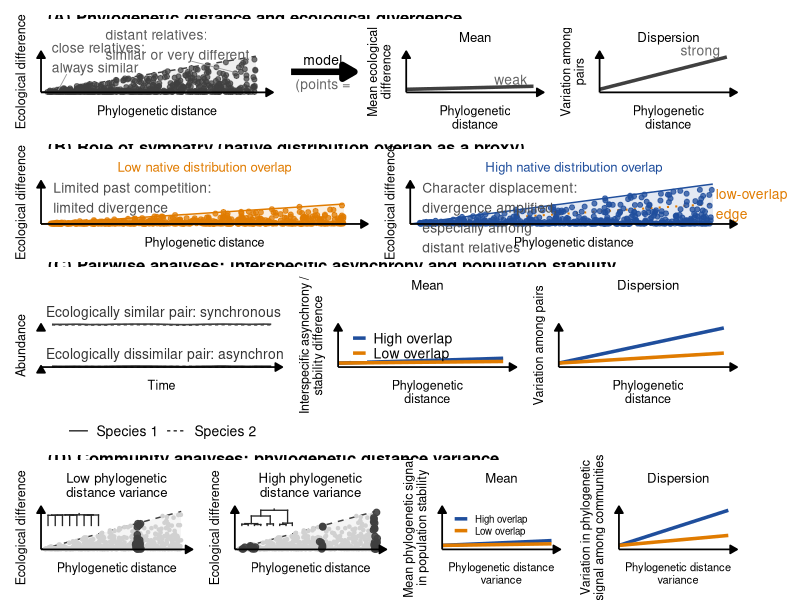

Reproduce this figure in R.
# Figure 1 (conceptual): triangle -> sympatry -> pairwise -> community
# Requires: ggplot2, patchwork, ape
library(ggplot2)
library(patchwork)
library(ape)

set.seed(11)
HI  <- "#1f4e9c"   # high native distribution overlap
LO  <- "#e07b00"   # low native distribution overlap
NEU <- "grey25"
NOTE_COL <- "grey40"

# ---------------------------------------------------------------- helpers ----
# Species pairs on a triangle: close relatives always similar,
# distant relatives can be similar or very different. `top` = upper-edge slope.
triangle <- function(n = NULL, top = 0.95, x = NULL, skew = 3) {
  if (is.null(x)) x <- runif(n, 0.03, 1)
  y <- x * top * runif(length(x))^skew + rnorm(length(x), 0, 0.012)
  data.frame(x = x, y = pmax(y, 0.01))
}

tri_poly <- function(top) data.frame(x = c(0, 1, 1), y = c(0, 0, top))

theme_concept <- function(base = 9) {
  theme_classic(base_size = base) +
    theme(axis.text = element_blank(), axis.ticks = element_blank(),
          axis.line = element_line(linewidth = 0.6,
                                   arrow = arrow(length = unit(2, "mm"), type = "closed")),
          plot.title = element_text(hjust = 0.5, size = base + 0.5),
          axis.title.x = element_text(margin = margin(t = 7)),
          axis.title.y = element_text(margin = margin(r = 7)),
          plot.margin = margin(4, 8, 4, 4))
}

lims <- list(scale_x_continuous(limits = c(0, 1.08), expand = c(0, 0)),
             scale_y_continuous(limits = c(0, 1.08), expand = c(0, 0)),
             coord_cartesian(clip = "off"))

row_title <- function(txt) {
  wrap_elements(grid::textGrob(txt, x = 0.01, hjust = 0,
                               gp = grid::gpar(fontface = "bold", fontsize = 12)))
}

# Rectangular, root-at-top drawing of an ultrametric tree as segments.
# Tips are aligned at `ybot`; a younger tree (smaller root depth) is shorter.
tree_segments <- function(tr, x0, w, ybot, hscale) {
  tr <- ladderize(tr)
  n <- Ntip(tr); depth <- node.depth.edgelength(tr); H <- max(depth)
  xpos <- numeric(n + tr$Nnode)
  tips_in_order <- tr$edge[tr$edge[, 2] <= n, 2]
  xpos[tips_in_order] <- seq_len(n)
  for (nd in rev(sort(unique(tr$edge[, 1])))) {          # children before parents
    ch <- tr$edge[tr$edge[, 1] == nd, 2]
    xpos[nd] <- mean(range(xpos[ch]))
  }
  X <- function(v) x0 + (v - 1) / (n - 1) * w
  Y <- function(d) ybot + (H - d) * hscale
  vert <- data.frame(x = X(xpos[tr$edge[, 2]]), xend = X(xpos[tr$edge[, 2]]),
                     y = Y(depth[tr$edge[, 1]]), yend = Y(depth[tr$edge[, 2]]))
  horiz <- do.call(rbind, lapply(unique(tr$edge[, 1]), function(nd) {
    ch <- tr$edge[tr$edge[, 1] == nd, 2]
    data.frame(x = X(min(xpos[ch])), xend = X(max(xpos[ch])),
               y = Y(depth[nd]), yend = Y(depth[nd]))
  }))
  root <- n + 1
  stem <- data.frame(x = X(xpos[root]), xend = X(xpos[root]),
                     y = Y(depth[root]), yend = Y(depth[root]) + 0.03)
  rbind(vert, horiz, stem)
}

# Two example communities (branch lengths in units where the species pool's root = 1).
# Low PD variance: near-star (very rapid radiation) -> all species almost equally related.
tree_low <- read.tree(text = paste0(
  "(((A:0.68,B:0.68):0.01,(C:0.68,(D:0.67,E:0.67):0.01):0.01):0.01,",
  "((F:0.68,G:0.68):0.01,H:0.69):0.01);"))
# High PD variance: deep split plus recent radiations -> close AND distant relatives.
tree_high <- read.tree(text = paste0(
  "((((A:0.08,B:0.08):0.04,(C:0.06,D:0.06):0.06):0.50,(E:0.10,F:0.10):0.52):0.38,",
  "((G:0.07,H:0.07):0.08,I:0.15):0.85);"))
pair_pd <- function(tr) { d <- cophenetic(tr); d[upper.tri(d)] / 2 }  # pool max = 1

# ======================================================= (A) the triangle ====
dA <- triangle(500, 0.95)
pA1 <- ggplot(dA, aes(x, y)) +
  geom_polygon(data = tri_poly(0.95), fill = NEU, alpha = 0.08) +
  annotate("segment", x = 0, y = 0, xend = 1, yend = 0.95, linetype = "dashed", colour = NEU) +
  geom_point(colour = NEU, alpha = 0.7, size = 1.4) +
  annotate("segment", x = 0.12, y = 0.48, xend = 0.08, yend = 0.06, colour = "grey60", linewidth = 0.3) +
  annotate("text", x = 0.05, y = 0.52, label = "close relatives:\nalways similar",
           hjust = 0, vjust = 0, size = 3.5, colour = "grey35") +
  annotate("segment", x = 0.7, y = 0.82, xend = 0.92, yend = 0.5, colour = "grey60", linewidth = 0.3) +
  annotate("text", x = 0.3, y = 0.86, label = "distant relatives:\nsimilar or very different",
           hjust = 0, vjust = 0, size = 3.5, colour = "grey35") +
  lims + labs(x = "Phylogenetic distance", y = "Ecological difference") + theme_concept()

pA2 <- ggplot() +
  annotate("segment", x = 0.05, xend = 0.95, y = 0.5, yend = 0.5, linewidth = 2.2,
           arrow = arrow(length = unit(3.5, "mm"), type = "closed")) +
  annotate("text", x = 0.5, y = 0.68, label = "Statistical\nmodel", size = 3.5, vjust = 0) +
  annotate("text", x = 0.5, y = 0.3, label = "(points =\nspecies pairs)", size = 3.5,
           colour = NOTE_COL, vjust = 1) +
  xlim(0, 1) + ylim(0, 1) + theme_void()

mini_line <- function(slope, ttl, ylab, tag) {
  ggplot() +
    annotate("segment", x = 0, xend = 1, y = 0.08, yend = 0.08 + slope,
             colour = NEU, linewidth = 1.2) +
    annotate("text", x = 0.95, y = 0.12 + slope, label = tag, hjust = 1, vjust = 0,
             size = 3.5, colour = NOTE_COL) +
    lims + labs(title = ttl, x = "Phylogenetic\ndistance", y = ylab) + theme_concept()
}
pA3 <- mini_line(0.08, "Mean", "Mean ecological\ndifference", "weak")
pA4 <- mini_line(0.85, "Dispersion", "Variation among\npairs", "strong")
rowA <- pA1 + pA2 + pA3 + pA4 + plot_layout(widths = c(1.35, 0.45, 0.8, 0.8))

# ================================================= (B) role of sympatry =====
dBl <- triangle(500, 0.5)
dBh <- triangle(500, 1.0)
pB1 <- ggplot(dBl, aes(x, y)) +
  geom_polygon(data = tri_poly(0.5), fill = LO, alpha = 0.12) +
  annotate("segment", x = 0, y = 0, xend = 1, yend = 0.5, colour = LO) +
  geom_point(colour = LO, alpha = 0.75, size = 1.4) +
  annotate("text", x = 0.04, y = 1.03, label = "Limited past competition:\nlimited divergence",
           hjust = 0, vjust = 1, size = 3.5, colour = "grey30") +
  lims + labs(title = "Low native distribution overlap", x = "Phylogenetic distance",
              y = "Ecological difference") +
  theme_concept() + theme(plot.title = element_text(colour = LO))

pB2 <- ggplot(dBh, aes(x, y)) +
  geom_polygon(data = tri_poly(1.0), fill = HI, alpha = 0.12) +
  annotate("segment", x = 0, y = 0, xend = 1, yend = 1.0, colour = HI) +
  annotate("segment", x = 0, xend = 1, y = 0, yend = 0.5, colour = LO, linetype = "dotted",
           linewidth = 0.7) +
  annotate("text", x = 1.01, y = 0.5, label = "low-overlap\nedge", hjust = 0, size = 3.5,
           colour = LO) +
  geom_point(colour = HI, alpha = 0.75, size = 1.4) +
  annotate("text", x = 0.04, y = 1.03,
           label = "Character displacement:\ndivergence amplified,\nespecially among\ndistant relatives",
           hjust = 0, vjust = 1, size = 3.5, colour = "grey30") +
  lims + labs(title = "High native distribution overlap", x = "Phylogenetic distance",
              y = "Ecological difference") +
  theme_concept() + theme(plot.title = element_text(colour = HI),
                          plot.margin = margin(4, 40, 4, 4))
rowB <- pB1 + pB2

# ============================================ (C) pairwise analyses =========
# Example population dynamics: a shared environmental driver; close relatives
# respond alike (synchronous), distant relatives respond differently (asynchronous).
tt  <- 1:30
env <- as.numeric(stats::filter(rnorm(40), rep(1 / 4, 4), sides = 1))[11:40]
env <- (env - mean(env)) / sd(env)
ts_df <- rbind(
  data.frame(t = tt, sp = "Species 1", pair = "Close relatives",
             N = 6 + env + rnorm(30, 0, 0.25)),
  data.frame(t = tt, sp = "Species 2", pair = "Close relatives",
             N = 2.5 + 0.9 * env + rnorm(30, 0, 0.25)),
  data.frame(t = tt, sp = "Species 1", pair = "Distant relatives",
             N = 6 + env + rnorm(30, 0, 0.25)),
  data.frame(t = tt, sp = "Species 2", pair = "Distant relatives",
             N = 2.5 - 0.8 * env + rnorm(30, 0, 0.35)))
ts_df$pair <- factor(ts_df$pair, levels = c("Close relatives", "Distant relatives"),
                     labels = c("Ecologically similar pair: synchronous",
                                "Ecologically dissimilar pair: asynchronous"))

pC1 <- ggplot(ts_df, aes(t, N, linetype = sp)) +
  geom_line(colour = NEU, linewidth = 0.55) +
  facet_wrap(~pair, ncol = 1) +
  scale_linetype_manual(values = c("solid", "22"), name = NULL) +
  labs(x = "Time", y = "Abundance") +
  theme_concept() +
  theme(strip.background = element_blank(),
        strip.text = element_text(size = 10, hjust = 0, colour = "grey20"),
        legend.position = "bottom", legend.text = element_text(size = 10),
        legend.key.width = unit(6, "mm"), legend.margin = margin(0, 0, 0, 0),
        panel.spacing = unit(4, "mm"))

pair_pred <- function(hi, lo, ttl, ylab) {
  d <- data.frame(x = c(0, 1, 0, 1), y = c(0.1, 0.1 + hi, 0.1, 0.1 + lo),
                  grp = factor(rep(c("High overlap", "Low overlap"), each = 2),
                               levels = c("High overlap", "Low overlap")))
  ggplot(d, aes(x, y, colour = grp)) +
    geom_line(linewidth = 1.2) +
    scale_colour_manual(values = c(HI, LO), name = NULL) +
    lims + labs(title = ttl, x = "Phylogenetic\ndistance", y = ylab) +
    theme_concept() +
    theme(legend.position = c(0.04, 0.99), legend.justification = c(0, 1),
          legend.text = element_text(size = 10), legend.key.width = unit(4, "mm"),
          legend.key.height = unit(3, "mm"), legend.background = element_blank())
}
pC2 <- pair_pred(0.12, 0.04, "Mean", "Interspecific asynchrony /\nstability difference")
pC3 <- pair_pred(0.88, 0.25, "Dispersion", "Variation among pairs") +
  theme(legend.position = "none")
rowC <- pC1 + pC2 + pC3 + plot_layout(widths = c(1.15, 0.85, 0.85))

# =================================== (D) PD variance within communities =====
bg <- triangle(500, 0.95)
community_plot <- function(tr, ttl) {
  pd <- pair_pd(tr)
  dc <- triangle(top = 0.95, x = pd + rnorm(length(pd), 0, 0.008))  # slight jitter so tied distances stay visible
  segs <- tree_segments(tr, x0 = 0.05, w = 0.36, ybot = 0.6, hscale = 0.38)
  ggplot(bg, aes(x, y)) +
    geom_polygon(data = tri_poly(0.95), fill = NEU, alpha = 0.05) +
    annotate("segment", x = 0, y = 0, xend = 1, yend = 0.95, linetype = "dashed", colour = NEU) +
    geom_point(colour = "grey82", size = 0.9) +
    geom_point(data = dc, colour = NEU, size = 1.9, alpha = 0.9) +
    geom_segment(data = segs, aes(x = x, y = y, xend = xend, yend = yend),
                 inherit.aes = FALSE, colour = "grey15", linewidth = 0.45, lineend = "square") +
    lims + labs(title = ttl, x = "Phylogenetic distance", y = "Ecological difference") +
    theme_concept()
}
pD1 <- community_plot(tree_low, "Low phylogenetic\ndistance variance")
pD2 <- community_plot(tree_high, "High phylogenetic\ndistance variance")

comm_pred <- function(hi, lo, ttl, ylab, legend = TRUE) {
  d <- data.frame(x = c(0, 1, 0, 1), y = c(0.1, 0.1 + hi, 0.1, 0.1 + lo),
                  grp = factor(rep(c("High overlap", "Low overlap"), each = 2),
                               levels = c("High overlap", "Low overlap")))
  ggplot(d, aes(x, y, colour = grp)) +
    geom_line(linewidth = 1.2) +
    scale_colour_manual(values = c(HI, LO), name = NULL) +
    lims + labs(title = ttl, x = "Phylogenetic distance\nvariance", y = ylab) +
    theme_concept() +
    theme(legend.position = if (legend) c(0.04, 0.99) else "none",
          legend.justification = c(0, 1), legend.text = element_text(size = 7),
          legend.key.width = unit(4, "mm"), legend.key.height = unit(3, "mm"),
          legend.background = element_blank(),
          axis.title.x = element_text(size = 8, lineheight = 0.95, margin = margin(t = 7)),
          plot.margin = margin(4, 10, 4, 4))
}
pD3 <- comm_pred(0.12, 0.04, "Mean", "Mean phylogenetic signal\nin population stability")
pD4 <- comm_pred(0.88, 0.25, "Dispersion", "Variation in phylogenetic\nsignal among communities",
                 legend = FALSE)
rowD <- pD1 + pD2 + pD3 + pD4 + plot_layout(widths = c(1, 1, 0.78, 0.78))

# ================================================================ assemble ===
fig <- row_title("(A) Phylogenetic distance and ecological divergence") / rowA /
  row_title("(B) Role of sympatry (native distribution overlap as a proxy)") / rowB /
  row_title("(C) Pairwise analyses: interspecific asynchrony and population stability") / rowC /
  row_title("(D) Community analyses: phylogenetic distance variance") / rowD +
  plot_layout(heights = c(0.09, 1, 0.09, 1.05, 0.09, 1.05, 0.09, 1.05))

ggsave("Figure/Figure1_v5_R.tif", fig, width = 9, height = 13, dpi = 600,compression = "lzw")
